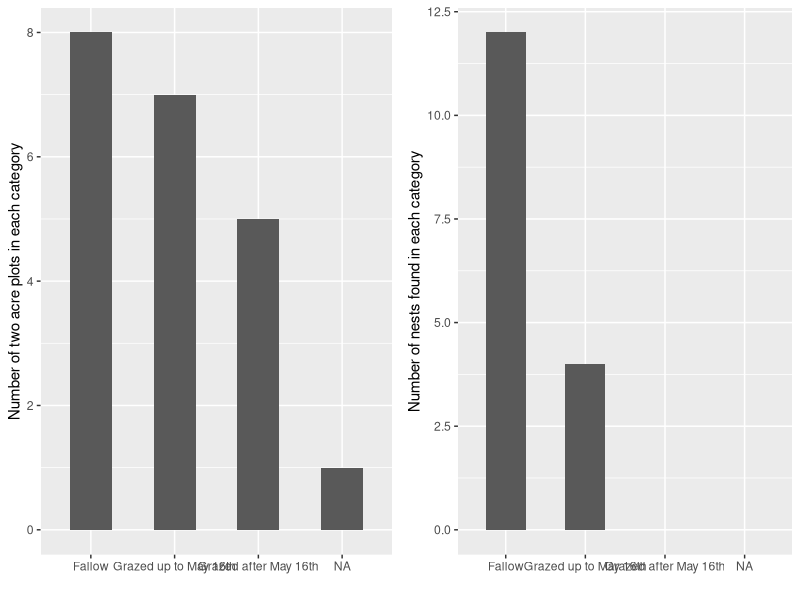
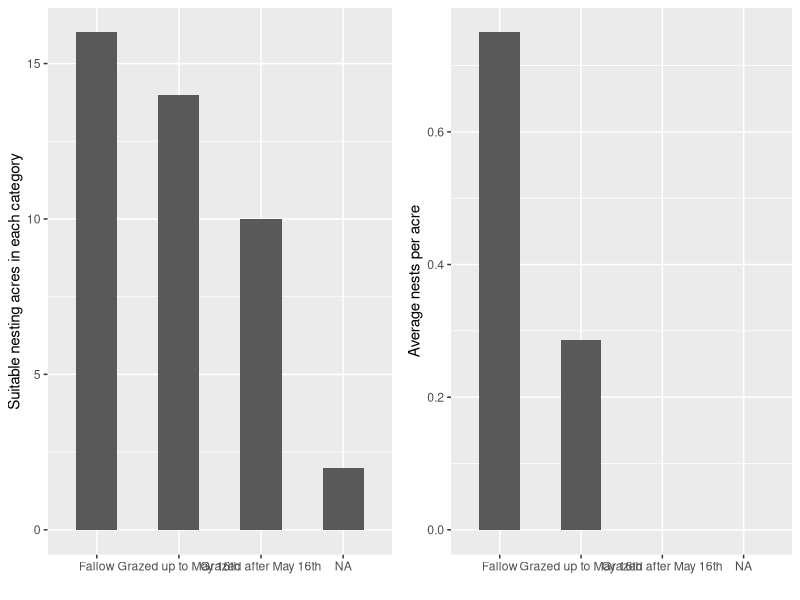
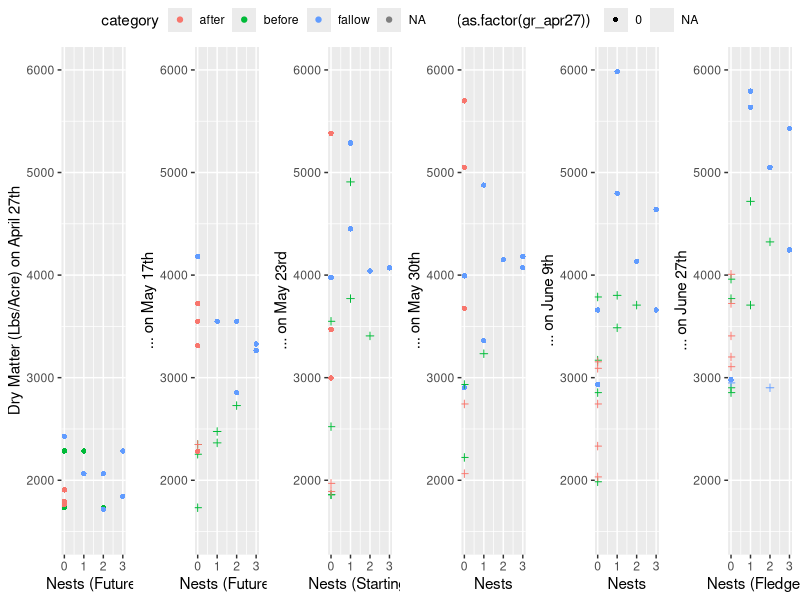
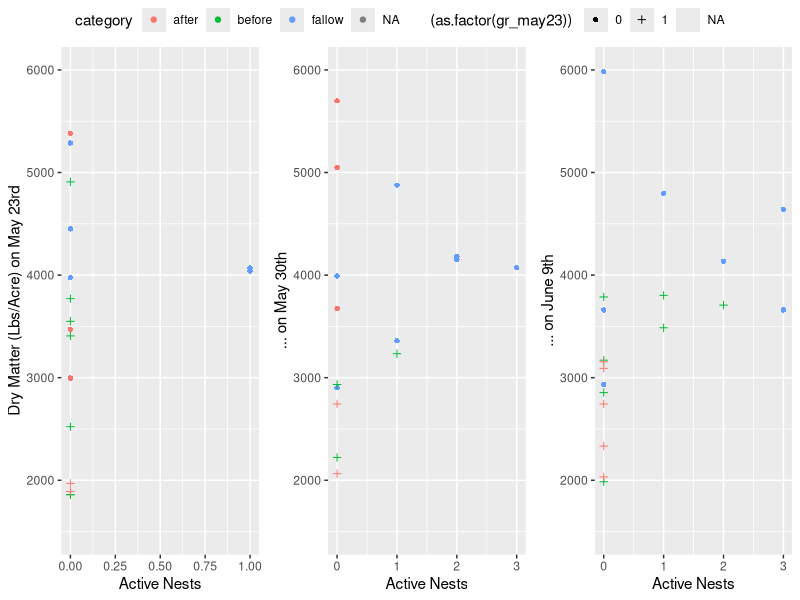
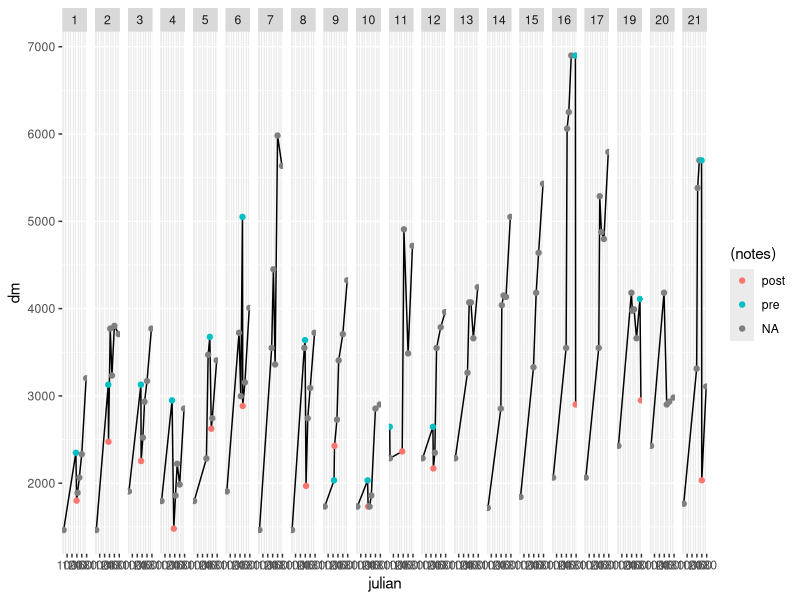
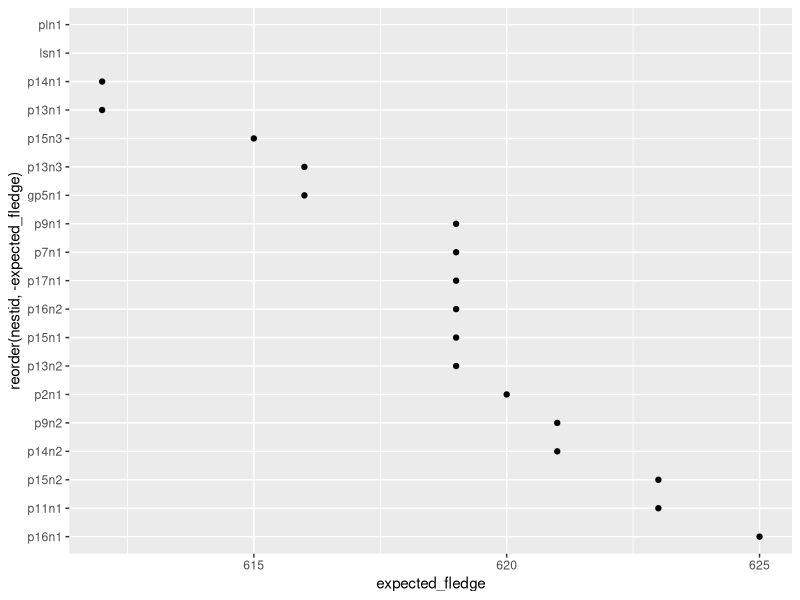

Source code (R) for these figures, in order:
### year 1 (2023): grazing experiment great pasture 

### questions: 
# impact of light grazing (residuals on the 16th, 23rd) encourage into specific plots? 
# activity in different plots over time (how long after grazing does activity pick back up)

library(tidyverse)
library(lubridate)
library(ggpubr)

nests<-read_csv("./nest_sheets.csv")
grazing<-read_csv("plot_grazing.csv")
platemeter_long<-read_csv("platemeter_long23.csv")


### Part 1: How did timing of grazing affect where we find nests? 
nestplotcounts<-grazing%>%
  group_by(category)%>%
  summarize(foundnests=sum(foundnests), plots=n())%>%
  mutate(category=ifelse(category=="after", "Grazed after May 16th", ifelse(category=="before", "Grazed up to May 16th", "Fallow")))
nestplotcounts$category<-factor(nestplotcounts$category, levels=c("Fallow", "Grazed up to May 16th", "Grazed after May 16th"))

plot1<-ggplot(nestplotcounts, aes(x=category, y=plots))+geom_bar( width=.5, stat="identity")+ylab("Number of two acre plots in each category")+xlab("")
plot2<-ggplot(nestplotcounts, aes(x=category, y=foundnests))+geom_bar(width=.5, stat="identity")+ylab("Number of nests found in each category")+xlab("")
#ggplot(nestplotcounts, aes(x=category, y=foundnests/plots))+geom_bar( stat="identity")+ylab("Average number of nests per plot")+xlab("")

ggarrange(plot1, plot2) #could adjust this to suitable acres in each category, and nests/acre

#rough attempt
plot3<-ggplot(nestplotcounts, aes(x=category, y=plots*2))+geom_bar( width=.5, stat="identity")+ylab("Suitable nesting acres in each category")+xlab("")
plot4<-ggplot(nestplotcounts, aes(x=category, y=foundnests/(plots*2)))+geom_bar( width=.5, stat="identity")+ylab("Average nests per acre")+xlab("")
ggarrange(plot3, plot4)

#notes: about 1 nest per 1.5 acres in the fallow plots! this seems congested, perhaps because some moved out of others.


### Part 2: Do residuals predict where nests are? 

a<-ggplot(grazing, aes(y=dm_apr27, x=foundnests))+scale_shape_manual(values=c(16,3))+
  geom_point(aes(color=category,shape=(as.factor(gr_apr27))))+ scale_y_continuous(limits = c(1500, 6000)) +ylab("Dry Matter (Lbs/Acre) on April 27th") +xlab("Nests (Future)")
b<-ggplot(grazing, aes(y=dm_midmay, x=foundnests))+scale_shape_manual(values=c(16,3))+
  geom_point(aes(color=category, shape=(as.factor(gr_midmay))))+ scale_y_continuous(limits = c(1500, 6000)) +ylab("... on May 17th")+xlab("Nests (Future)")
c<-ggplot(grazing, aes(y=dm_may23, x=foundnests))+scale_shape_manual(values=c(16,3))+
  geom_point(aes(color=category,shape=(as.factor(gr_may23))))+ scale_y_continuous(limits = c(1500, 6000)) +ylab("... on May 23rd")+xlab("Nests (Starting)")
d<-ggplot(grazing, aes(y=dm_may30, x=foundnests))+scale_shape_manual(values=c(16,3))+
  geom_point(aes(color=category,shape=(as.factor(gr_may30))))+ scale_y_continuous(limits = c(1500, 6000)) +ylab("... on May 30th")+xlab("Nests")
e<-ggplot(grazing, aes(y=as.numeric(dm_jun9), x=foundnests))+scale_shape_manual(values=c(16,3))+
  geom_point(aes(color=category,shape=(as.factor(gr_jun9))))+ scale_y_continuous(limits = c(1500, 6000)) +ylab("... on June 9th")+xlab("Nests")
f<-ggplot(grazing, aes(y=as.numeric(dm_jun27), x=foundnests))+scale_shape_manual(values=c(16,3))+
  geom_point(aes(color=category,shape=(as.factor(gr_jun27))))+ scale_y_continuous(limits = c(1500, 6000)) +ylab("... on June 27th")+xlab("Nests (Fledged)")

ggarrange(a, b, c, d,e,f ,ncol=6, nrow=1, common.legend = T)
# notes, what is happening on april 27th doesnt matter.  On may 27th 


c<-ggplot(grazing, aes(y=dm_may23, x=ne_may23))+scale_shape_manual(values=c(16,3))+
  geom_point(aes(color=category,shape=(as.factor(gr_may23))))+ scale_y_continuous(limits = c(1500, 6000)) +ylab("Dry Matter (Lbs/Acre) on May 23rd")+xlab("Active Nests")
d<-ggplot(grazing, aes(y=dm_may30, x=ne_may30))+scale_shape_manual(values=c(16,3))+
  geom_point(aes(color=category,shape=(as.factor(gr_may30))))+ scale_y_continuous(limits = c(1500, 6000)) +ylab("... on May 30th")+xlab("Active Nests")
e<-ggplot(grazing, aes(y=as.numeric(dm_jun9), x=ne_jun9))+scale_shape_manual(values=c(16,3))+
  geom_point(aes(color=category,shape=(as.factor(gr_jun9))))+ scale_y_continuous(limits = c(1500, 6000)) +ylab("... on June 9th")+xlab("Active Nests")

ggarrange( c, d,e ,ncol=3, nrow=1, common.legend = T)


#platemeter over time

ggplot(filter(platemeter_long, !is.na(dm)==T), aes(x=julian, y=dm))+geom_line()+geom_point(aes(color=(notes)))+facet_grid(~plot)

#nests over time (shows spread)
ggplot(nests, aes(x=expected_fledge, y=reorder(nestid, -expected_fledge)))+geom_point(aes())
    #add grouping by when category/when grazed (or add grazing points)       
       